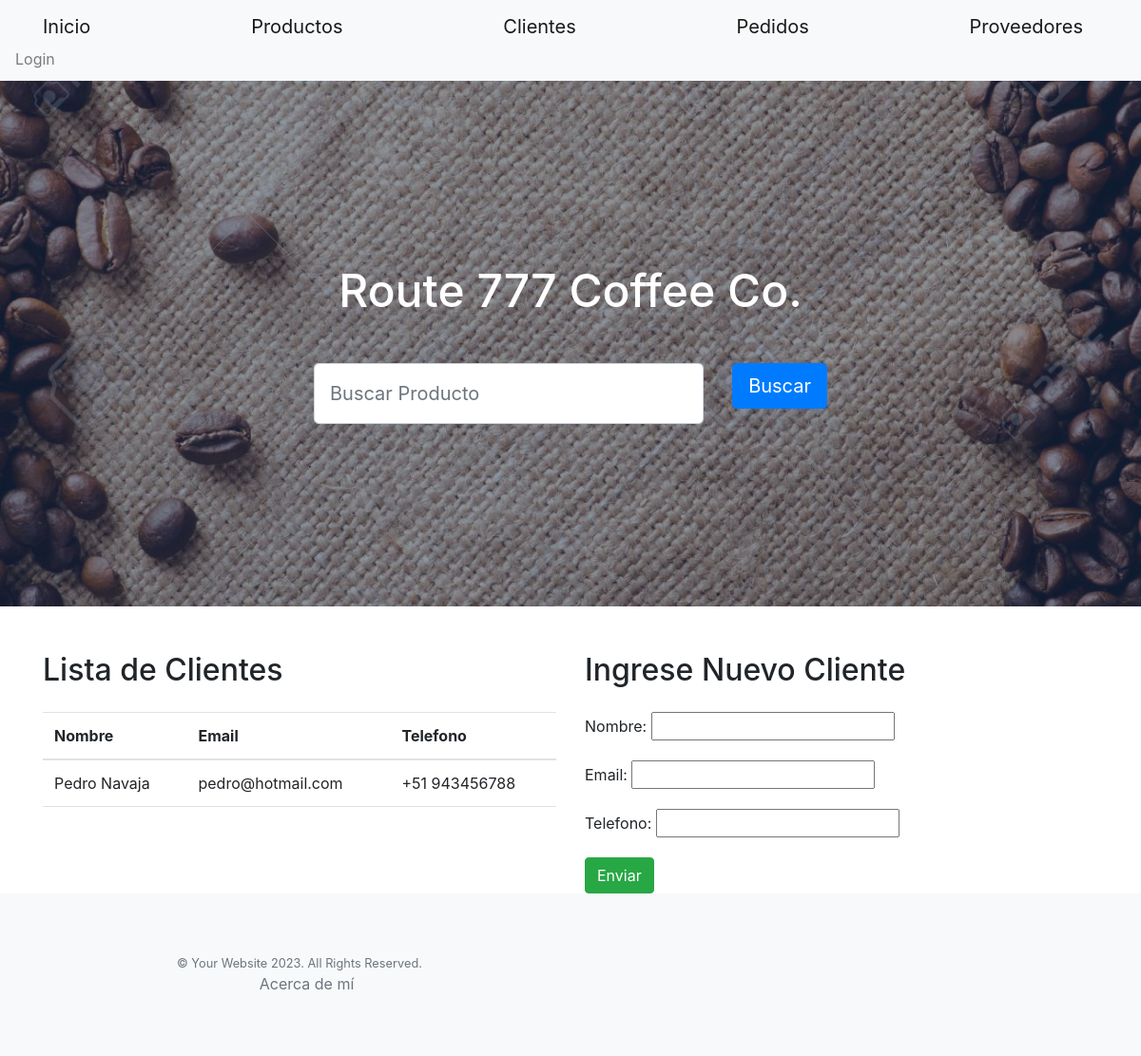
The page /clientes/ on the database as committed earlier.
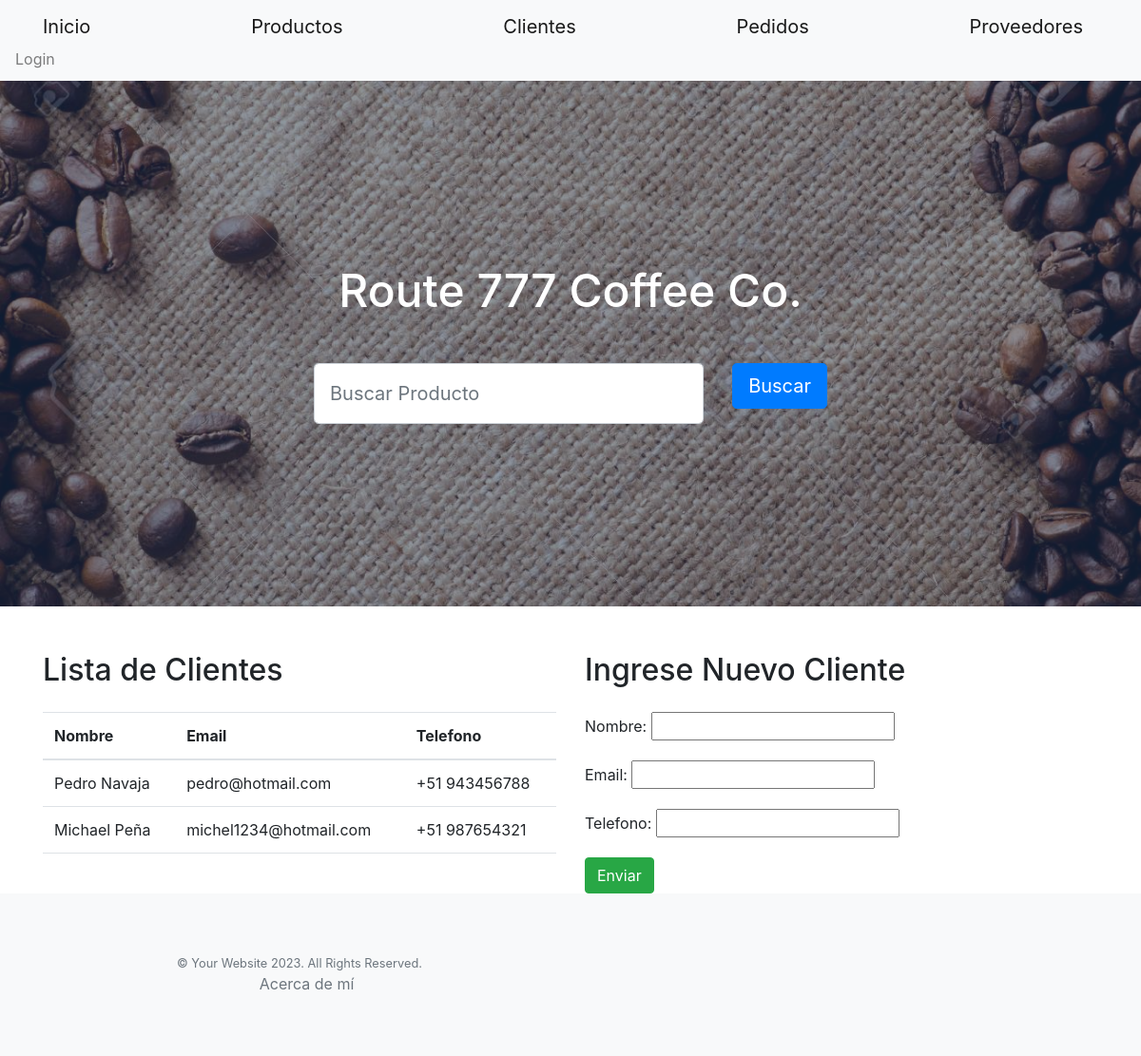
The same page on the database as committed later.
### coffee_app/models.py (models this page shows, shortened)
class Cliente(models.Model):
    nombre = models.CharField(max_length=100)
    email = models.EmailField()
    telefono = models.CharField(max_length=20)

### coffee_app/views.py (the view)
# urls.py: path('clientes/', views.form_clientes, name='clientes'),
def form_clientes(request):
    clientes = Cliente.objects.all()
    if request.method =='POST':
        formcliente=ClienteForm(request.POST) #aca llega la info al HTML
        print(formcliente)
        if formcliente.is_valid():
            formcliente.save()  # Guarda los datos del formulario en la base de datos
            return redirect('clientes')
    else:
        formcliente=ClienteForm()
    return render(request, 'clientes.html', {'formcliente': formcliente,'clientes':clientes})

### coffee_app/forms.py
class ClienteForm(forms.ModelForm):
    class Meta:
        model = Cliente
        fields = '__all__'

### coffee_app/templates/clientes.html (shortened to what this page needs)
{% extends 'base.html' %}
{% load static %}
{% block contenidoquecambia %}
  <div class="container mt-5">
    <div class="row">
      <div class="col-md-6">
        <h2 class="mb-4">Lista de Clientes</h2>
        <table class="table">
          <thead>
            <tr>
              <th scope="col">Nombre</th>
              <th scope="col">Email</th>
              <th scope="col">Telefono</th>
            </tr>
          </thead>
          <tbody>
            {% for cli in clientes %}
              <tr>
                <td>{{ cli.nombre }}</td>
                <td>{{ cli.email }}</td>
                <td>+51 {{ cli.telefono }}</td>
              </tr>
            {% endfor %}
          </tbody>
        </table>
      </div>
      <div class="col-md-6">
        <h2 class="mb-4">Ingrese Nuevo Cliente</h2>
        <form action="/clientes/" method="post" class="mt-3">
          <div class="mb-3">
            {{ formcliente.nombre.label_tag }}
            {{ formcliente.nombre }}
          </div>
          <div class="mb-3">
            {{ formcliente.email.label_tag }}
            {{ formcliente.email }}
          </div>
          <div class="mb-3">
            {{ formcliente.telefono.label_tag }}
            {{ formcliente.telefono }}
          </div>
          <button type="submit" class="btn btn-success">Enviar</button>
        </form>
      </div>
    </div>
  </div>
{% endblock contenidoquecambia %}

Rows that differ between the two databases and show on the page:
added Cliente: nombre "Michael Peña", email "michel1234@hotmail.com", telefono "987654321"
